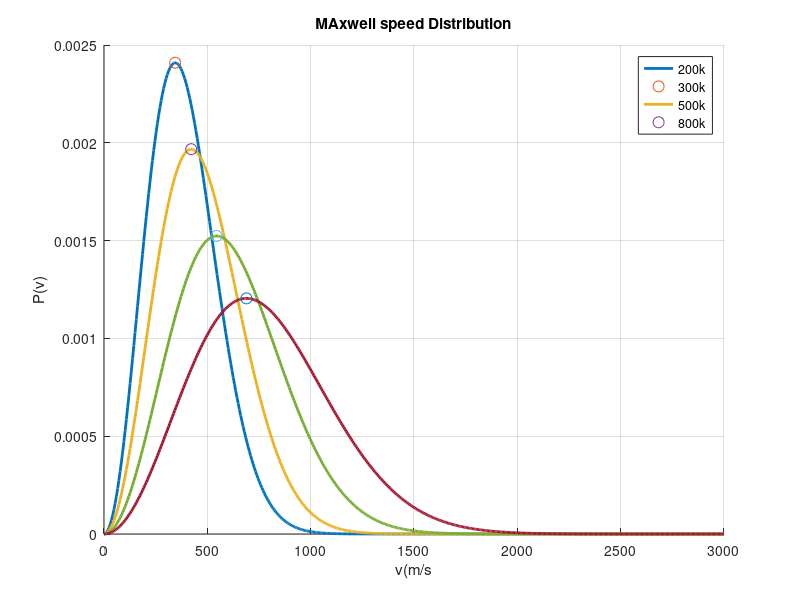
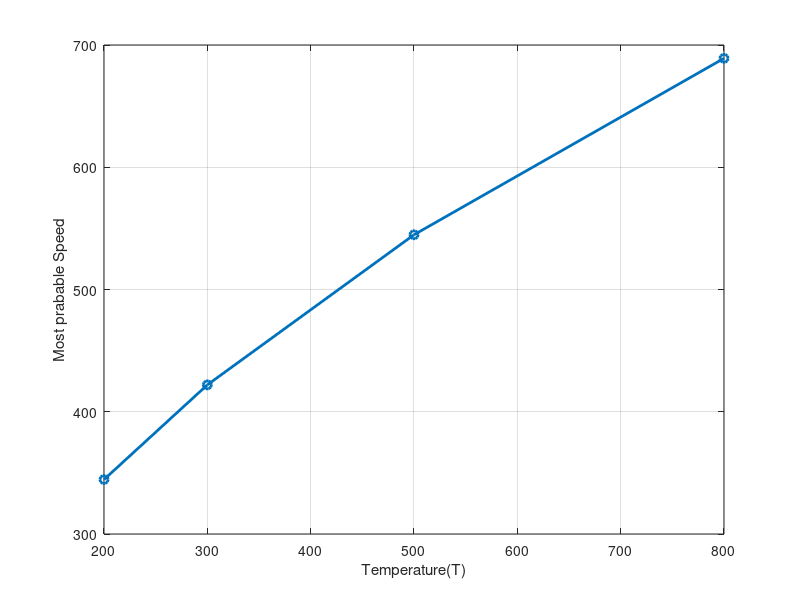

Write MATLAB code to recreate these figures, in order.
clc;clear;
%Given that
R=8.31;
M=0.028;%(Suppose Nitrogen Gas)
v=linspace(0,3000,500);
T=[200 300 500 800];
vp_all=zeros(size(T));
figure
hold on
for i=1:length(T)
     P = 4*pi*(M/(2*pi*R*T(i)))^(1.5) .* v.^2 .* exp(-M*v.^2/(2*R*T(i)));
     plot(v,P,'LineWidth',2)
     vp=sqrt(2*R*T(i)/M);
     plot(vp,max(P),'o','MarkerSize',8)
     vp_all(i)=vp;

end
grid on
xlabel("v(m/s")
ylabel('P(v)')
title("MAxwell speed Distribution")
legend('200k','300k','500k','800k')

%Trend line
figure
plot(T,vp_all,'o-','LineWidth',2)
xlabel("Temperature(T)")
ylabel("Most prabable Speed")
grid on
